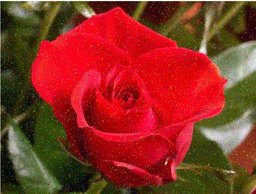
#> input picture Tugas4/Mawar.png, 256 x 194 px, shrunk from 718 x 544 before the run
$ python Median_Filter.py
#> lines starting #> are read from the running program, lines starting #| are printed output that depends on the picture
#> further down, img is the input picture: shape (194, 256, 3); mean B, G, R 35, 49, 139.4
import numpy as np
import cv2


def complex_median_filter(img, kernel_size):
    # Menambahkan gambar
#> called with kernel_size = 3
    img = cv2.copyMakeBorder(img, kernel_size // 2, kernel_size // 2, kernel_size // 2, kernel_size // 2,
                             cv2.BORDER_CONSTANT)
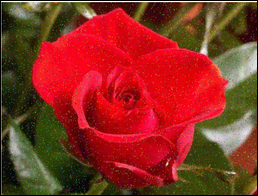
#> img: shape (196, 258, 3); mean of channels 0, 1, 2 34.4, 48.1, 136.9; drawn as B, G, R
    filtered_img = np.zeros_like(img)

    for i in range(kernel_size // 2, img.shape[0] - kernel_size // 2):
        for j in range(kernel_size // 2, img.shape[1] - kernel_size // 2):
            # Membagi gambar menjadi tiga channel warna
            b, g, r = cv2.split(
                img[i - kernel_size // 2:i + kernel_size // 2 + 1, j - kernel_size // 2:j + kernel_size // 2 + 1])
            # Menerapkan median filter pada channel saluran
            b_median = np.median(b)
            g_median = np.median(g)
            r_median = np.median(r)
            # Menggabungkan channel yang difilter menjadi satu gambar
            filtered_img[i, j] = [b_median, g_median, r_median]
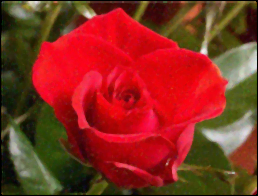
#> filtered_img: shape (196, 258, 3); mean of channels 0, 1, 2 32, 45.7, 135.9; drawn as B, G, R

    return filtered_img[kernel_size // 2:filtered_img.shape[0] - kernel_size // 2,
           kernel_size // 2:filtered_img.shape[1] - kernel_size // 2]
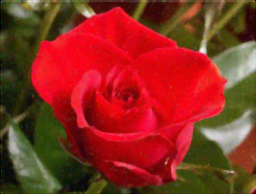
#> returned value: shape (194, 256, 3); mean of channels 0, 1, 2 32.6, 46.5, 138.4; drawn as B, G, R


# Membaca gambar yang digunakan
img = cv2.imread('Mawar.png')

# Menerapkan filter median
filtered_img = complex_median_filter(img, 3)

# Menampilkan hasil
cv2.imshow('Original', img)
cv2.imshow('Complex Median Filter', filtered_img)
cv2.waitKey(0)
cv2.destroyAllWindows()
